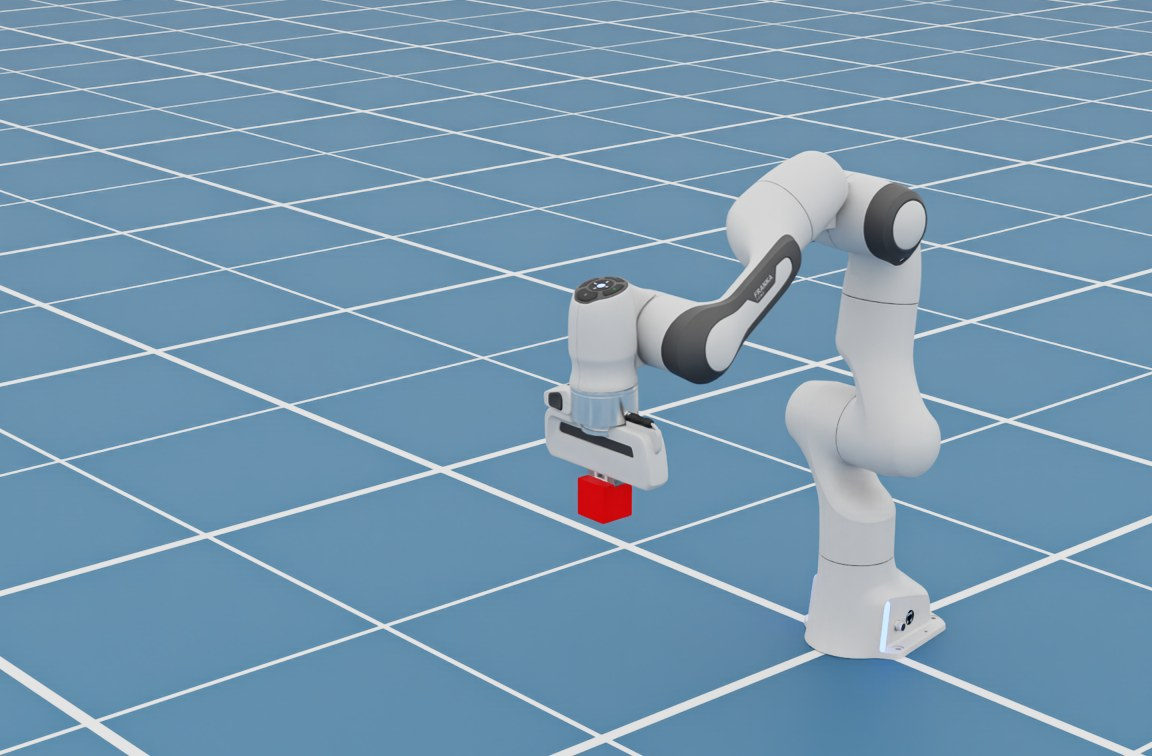
#> input picture slides/img/t3_00063.jpg, 1152 x 756 px, given in place of 00200.png, which was not available
$ python make_dynamics_images.py
#> lines starting #> are read from the running program, lines starting #| are printed output that depends on the picture
"""Stills, video covers and equation images for the dynamics deck and the friction-push slides.

    ./run.sh slides/make_dynamics_images.py   (needs 08_dynamics/frames and 09_friction_push/take_*/frames)
"""
import os
import subprocess

import matplotlib

matplotlib.use("Agg")
import matplotlib.pyplot as plt
from PIL import Image

ROOT = os.path.join(os.path.dirname(os.path.abspath(__file__)), "..")
IMG = os.path.join(ROOT, "slides", "img")
plt.rcParams.update({"mathtext.fontset": "cm"})


def eq(name, tex, color="#1B2333", size=40):
    fig = plt.figure(figsize=(0.01, 0.01))
    fig.text(0, 0, tex, fontsize=size, color=color)
    fig.savefig(os.path.join(IMG, name), dpi=200, transparent=True, bbox_inches="tight", pad_inches=0.05)
    plt.close(fig)


def still(src, name, crop=None):
#> called with src = 'slides/../08_dynamics/frames/00200.png', name = 'dyn_fall.jpg', crop = (200, 80, 1700, 1000)
    im = Image.open(src).convert("RGB")
#> im is the input picture: PIL image 1152x756 RGB; mean R, G, B 117.3, 151.1, 175.7
    if crop:
        im = im.crop(crop)
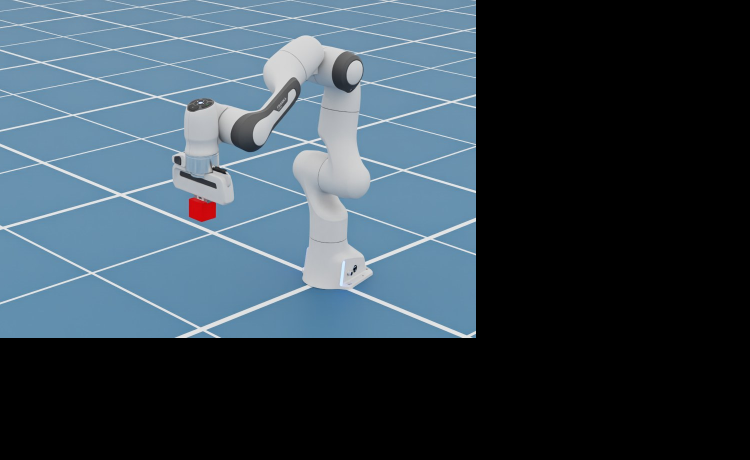
#> im: PIL image 1500x920 RGB (shown at 1/2 size); mean R, G, B 55, 70.6, 81.9
    im.save(os.path.join(IMG, name), quality=90)


def frame_of(video, t, name):
    subprocess.run(["ffmpeg", "-loglevel", "error", "-y", "-ss", str(t), "-i", video, "-frames:v", "1", "-q:v", "3",
                    os.path.join(IMG, name)], check=True)


eq("eq_motion.png", r"$M(q)\,\ddot{q} + C(q,\dot{q})\,\dot{q} + g(q) = \tau$", size=44)
eq("eq_forward.png", r"$\ddot{q} = M(q)^{-1}\,(\tau - C\dot{q} - g)$")
eq("eq_inverse.png", r"$\tau = M(q)\,\ddot{q} + C\dot{q} + g(q)$")
eq("eq_forward_w.png", r"$\ddot{q} = M(q)^{-1}\,(\tau - C\dot{q} - g)$", color="#FFFFFF")
eq("eq_inverse_w.png", r"$\tau = M(q)\,\ddot{q} + C\dot{q} + g(q)$", color="#FFFFFF")
eq("eq_pendulum.png", r"$I\,\ddot{\theta} + m\,g\,l\,\sin\theta = \tau$")

F = os.path.join(ROOT, "08_dynamics", "frames")
still(os.path.join(F, "00200.png"), "dyn_fall.jpg", (200, 80, 1700, 1000))      # fallen
still(os.path.join(F, "00400.png"), "dyn_hover.jpg", (200, 80, 1700, 1000))     # floating
#> call 2 of still, with src = 'slides/../08_dynamics/frames/00400.png', name = 'dyn_hover.jpg', crop = (200, 80, 1700, 1000)
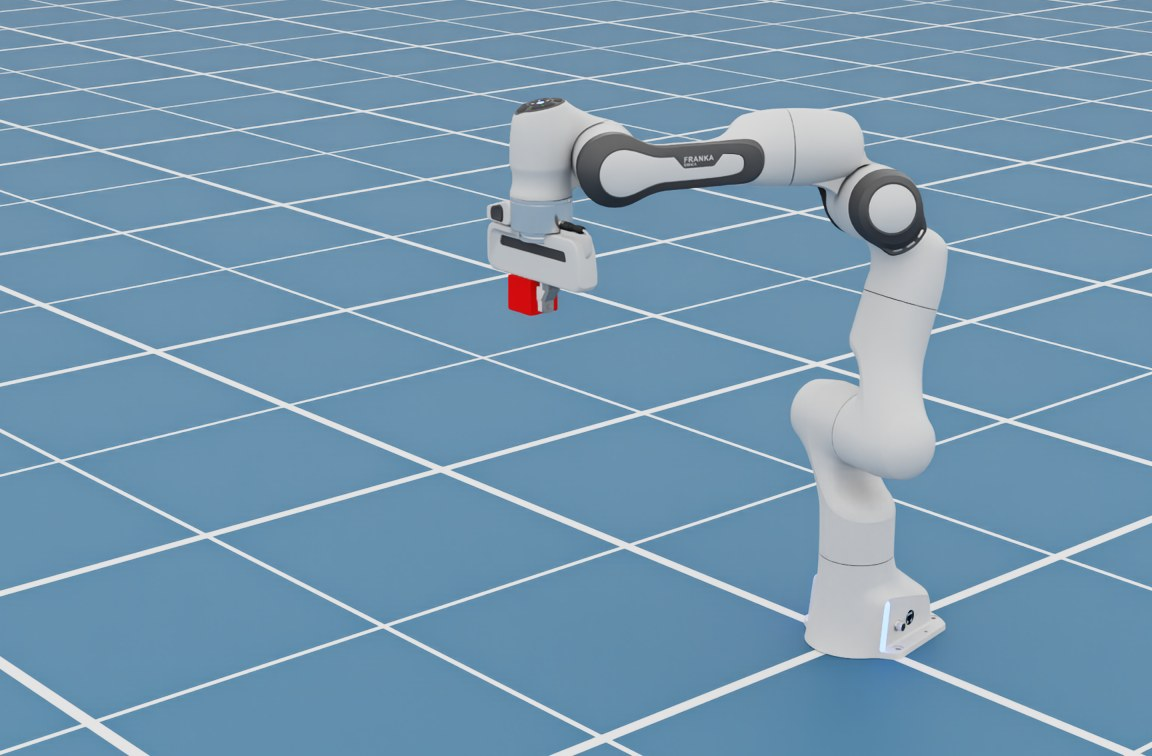
#> input picture slides/img/t3_00315.jpg, 1152 x 756 px, given in place of 00400.png, which was not available
#> in still, im is the input picture: PIL image 1152x756 RGB; mean R, G, B 116.9, 151.2, 175.9
#> in still (call 2), `im = im.crop(crop)`:
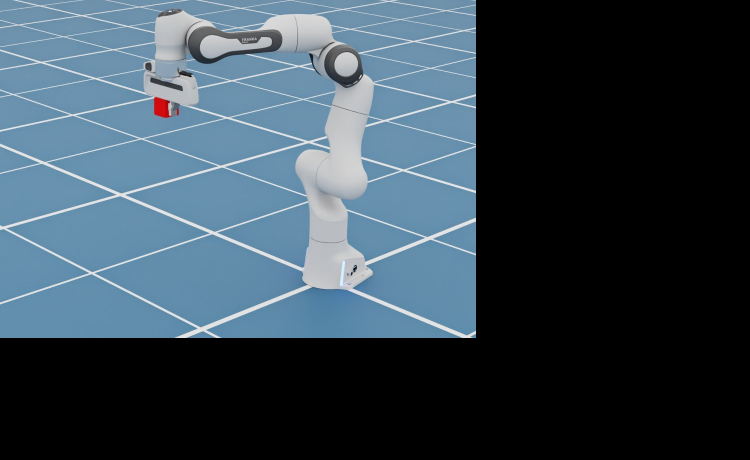
#> im: PIL image 1500x920 RGB (shown at 1/2 size); mean R, G, B 54.8, 70.6, 82
still(os.path.join(F, "01000.png"), "dyn_track.jpg", (200, 80, 1700, 1000))     # tracking
still(os.path.join(F, "00000.png"), "dyn_start.jpg", (200, 80, 1700, 1000))
#> (the run stopped early here; a loop or call above may not have finished)
